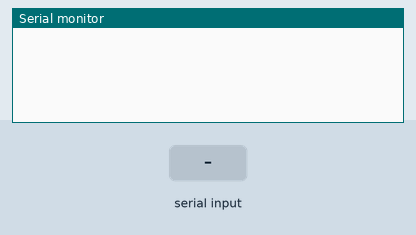
Bench run of a sketch on a simulated ESP8266 (NodeMCU). Shown: the last lines printed to the serial monitor. The test bench sets the inputs (shaded band). WiFi joins after 1.5 s; servers stay silent unless stated.

Above: at 3.0 s.
3.1 s: "90,45,200\n" received over Serial
At 4.0 s:
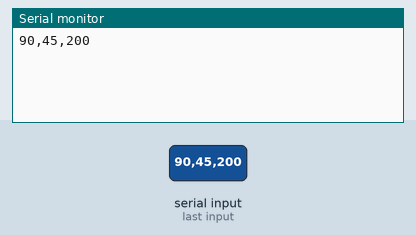
4.6 s: "90,45\n" received over Serial
At 5.1 s:
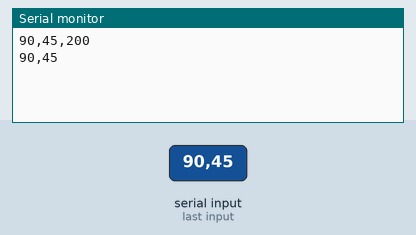
6.1 s: "0\n" received over Serial
At 7.4 s:
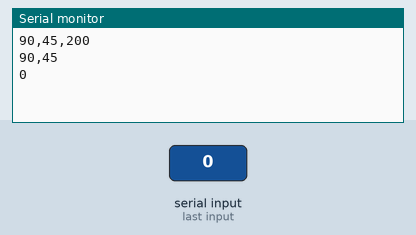

The sketch:

nodeMCU.ino
```cpp
#define BLYNK_PRINT Serial
#include <ESP8266WiFi.h>
#include <BlynkSimpleEsp8266.h>
#include <SoftwareSerial.h>

char auth[]="STMT_4WqZlQ9-XAm2Xdt5UT_VAxfyMbS";
char ssid[]="Xiaomi_D419";
char pass[]="Homelites";

SimpleTimer timer;

String myString; // complete message from arduino, which consistors of snesors data
char rdata; // received charactors

int firstVal, secondVal,thirdVal; // sensors

void myTimerEvent()
{

 Blynk.virtualWrite(V1, millis() / 1000);

}
void setup()
{
  // Debug console
  Serial.begin(9600);

  Blynk.begin(auth, ssid, pass);

  timer.setInterval(1000L,sensorvalue1);
  timer.setInterval(1000L,sensorvalue2);

}

void loop()
{
   if (Serial.available() == 0 )
   {
        Blynk.run();
        timer.run(); // Initiates BlynkTimer
   }

  if (Serial.available() > 0 )
  {
        rdata = Serial.read();
        myString = myString+ rdata;
        Serial.print(rdata);
        if( rdata == '\n')
        {
          String l = getValue(myString, ',', 0);
          String m = getValue(myString, ',', 1);
          String n = getValue(myString, ',', 2);


          firstVal = l.toInt();
          secondVal = m.toInt();
          thirdVal = n.toInt();

          sensorvalue1();
          sensorvalue2();
          sensorvalue3();

            myString = "";
        }
  }

}

void sensorvalue1()
{
  int sdata = firstVal;
  Blynk.virtualWrite(V2, sdata);
}


void sensorvalue2()
{
  int sdata = secondVal;
  Blynk.virtualWrite(V3, sdata);
}

void sensorvalue3()
{
  int sdata = thirdVal;
  Blynk.virtualWrite(V1, sdata);


}

String getValue(String data, char separator, int index)
{
    int found = 0;
    int strIndex[] = { 0, -1 };
    int maxIndex = data.length() - 1;

    for (int i = 0; i <= maxIndex && found <= index; i++) {
        if (data.charAt(i) == separator || i == maxIndex) {
            found++;
            strIndex[0] = strIndex[1] + 1;
            strIndex[1] = (i == maxIndex) ? i+1 : i;
        }
    }
    return found > index ? data.substring(strIndex[0], strIndex[1]) : "";
}
```

Measured:
- after the input at 3.1 s, the serial monitor: prints a new line at once (image 1)
- after the input at 4.6 s, the serial monitor: prints a new line at once (image 2)
- after the input at 6.1 s, the serial monitor: prints a new line at once (image 3)
